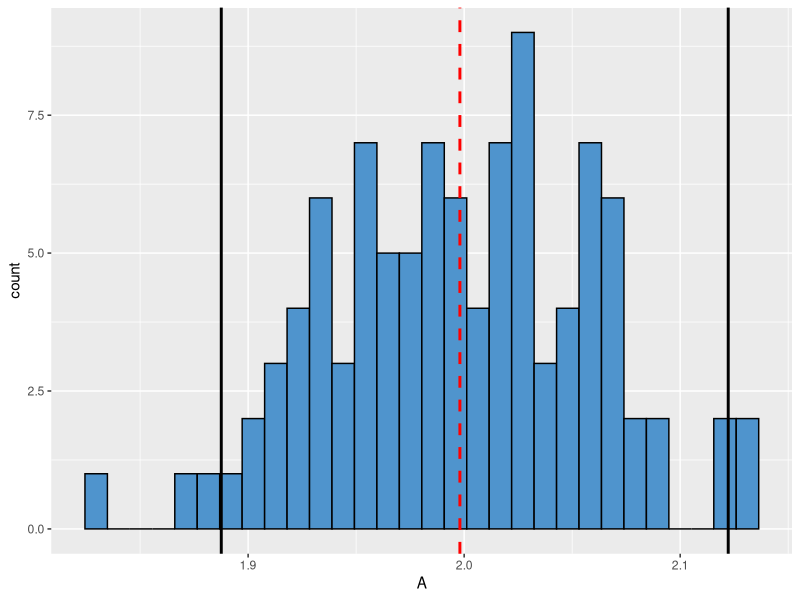
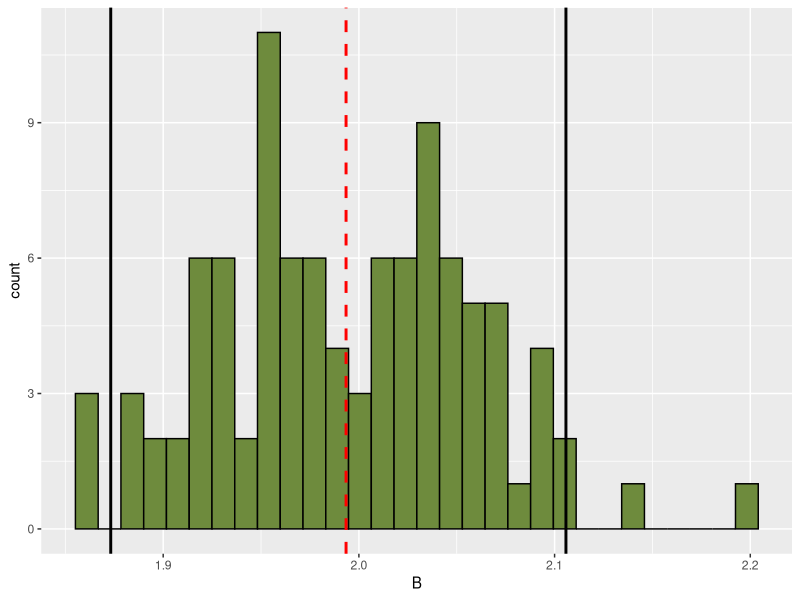
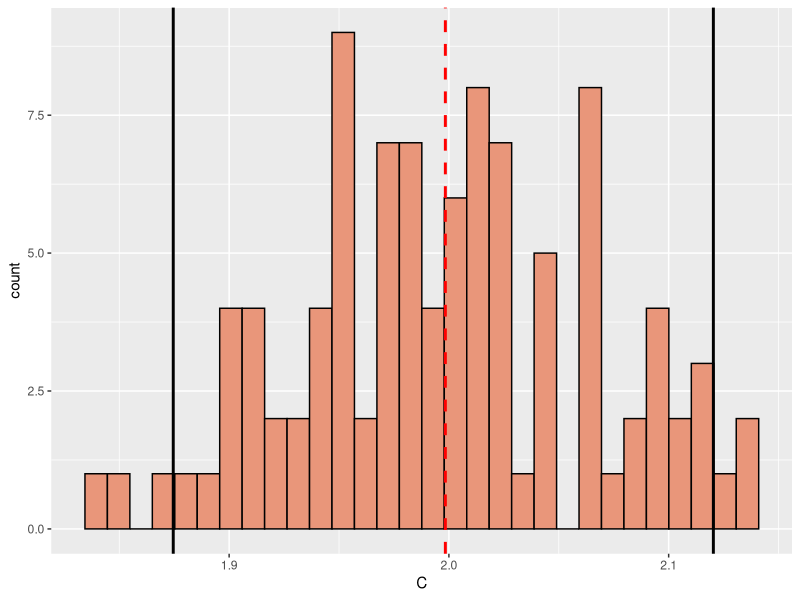

Reproduce these figures in R, in order.
## ---- chunk 1

##################################################
# FUNCTION: num_zero
# purpose: count number of zeros 
# input: x vectors of numeric
# output: count of number of zeros
#------------------------------------------------- 
num_zeros <- function(vector1 = sample(0:3, size = 1000, replace = TRUE)){
  counter <- 0
  for(i in 1:length(vector1)){
    if(vector1[i]== 0){
      counter <- counter + 1
    }
  }
  return(counter)
} 
 
num_zeros()

## ---- chunk 2
##################################################
# FUNCTION: num_zero_sub
# purpose: count number of zeros 
# input: x vectors of numeric
# output: count of number of zeros
#------------------------------------------------- 
num_zeros_sub <- function(vector1 = sample(0:3, size = 1000, replace = TRUE)){
 length(vector1[vector1 == 0])
}
  
num_zeros_sub()

## ---- chunk 3
##################################################
# FUNCTION: mat_product
# purpose: multiply the row number x by column number
# input: number of rows and columns in a matrix
# output: product of the row number and column number 
#------------------------------------------------- 

mat_product <- function(nrow=4, ncol=4){
  mat <- matrix(nrow=4, ncol=4)
  for(i in 1:nrow){
    for(j in 1:ncol){
      mat[i,j] <- i*j
    }
  }
  print(mat)
}

mat_product()

## ---- chunk 4
group <- c(rep("A", 100), rep("B", 100), rep("C", 100))
A <- rnorm(n=100, mean = 1, sd = 0.1)
B <- rnorm(n=100, mean = 2, sd = 0.1)
C <- rnorm(n=100, mean = 3, sd = 0.1)

response <- c(A, B, C)
d_frame <- data.frame(group, response)

print(d_frame)
## ---- chunk 5
library(dplyr)

##################################################
# FUNCTION: reshuffle
# purpose: get means of reshuffled data
# input: groups of data (A, B, C)
# output: vector length of 3 with means of each group
#------------------------------------------------- 
reshuffle <- function(df = d_frame, response = response){
  colnames(d_frame) <- c('group', 'response')
  new_shuff <- sample(d_frame$response, replace=FALSE)
    d_frame <- data.frame(group, new_shuff)
  sum_mean <- d_frame %>% group_by(group) %>% summarise(mean = mean(new_shuff))
      return(sum_mean)
}

reshuffle()

## ---- chunk 6
library(tidyr)

results <- data.frame()
  
for(i in 1:100){
  shuff <- sample(d_frame$response, replace=FALSE)
    d_frame_shuff <- data.frame(group, shuff)
  sum_mean <- d_frame_shuff %>% group_by(group) %>%    
    summarise(mean = mean(shuff))
  df <- sum_mean %>% pivot_wider(names_from = group, values_from = mean)
  final_df <- cbind(i, df)
  
  results <- rbind(results, final_df)
}

print(results)

## ---- chunk 7

library(ggplot2)

# Calculate quantiles A - 

quantile(x=A, probs = 0.975)


mean_plotA <- ggplot(data = results, aes(x=A)) +
    geom_histogram(color = "black", fill = "Steelblue3") +
    geom_vline(aes(xintercept=mean(A)),
            color="red", linetype="dashed", size=1) + 
  geom_vline(aes(xintercept= quantile(x=A, probs= 0.025)),
             color="black", size=1) +
  geom_vline(aes(xintercept= quantile(x=A, probs= 0.975)),
             color="black", size=1)

print(mean_plotA)



mean_plotB <- ggplot(data = results, aes(x=B)) +
    geom_histogram(color = "black", fill = "darkolivegreen4") +
    geom_vline(aes(xintercept=mean(B)),
            color="red", linetype="dashed", size=1) + 
  geom_vline(aes(xintercept= quantile(x=B, probs= 0.025)),
             color="black", size=1) +
  geom_vline(aes(xintercept= quantile(x=B, probs= 0.975)),
             color="black", size=1)

print(mean_plotB)



mean_plotC <- ggplot(data = results, aes(x=C)) +
    geom_histogram(color = "black", fill = "darksalmon") +
    geom_vline(aes(xintercept=mean(C)),
            color="red", linetype="dashed", size=1) + 
  geom_vline(aes(xintercept= quantile(x=C, probs= 0.025)),
             color="black", size=1) +
  geom_vline(aes(xintercept= quantile(x=C, probs= 0.975)),
             color="black", size=1)

print(mean_plotC)

## ---- chunk 8

library(tidyverse)

simulated <- results %>% select(A:C) %>% pivot_longer(cols= A:C, names_to = "group", values_to = "response")
  
  
##################################################
# function: get_pval_obs
# calculate p value from obs
# input: vector of simulated metrics
# output: lower, upper tail probability values
#------------------------------------------------- 
get_pval_obs <- function(df = d_frame) {
  test <- aov( response ~ group, data = df)
  p_val <- summary(test)[[1]][["Pr(>F)"]][1]
  return(p_val)
}

get_pval_obs()


x_obs <- get_pval_obs()


##################################################
# function: get_pval_sim
# calculate p value from simulation
# input: list of observed metric, and vector of simulated metrics
# output: lower, upper tail probability values
#------------------------------------------------- 
get_pval_sim <- function(df = simulated) {
  test <- aov( response ~ group, data = df)
  p_val <- summary(test)[[1]][["Pr(>F)"]][1]
  return(p_val)
}

get_pval_sim()

